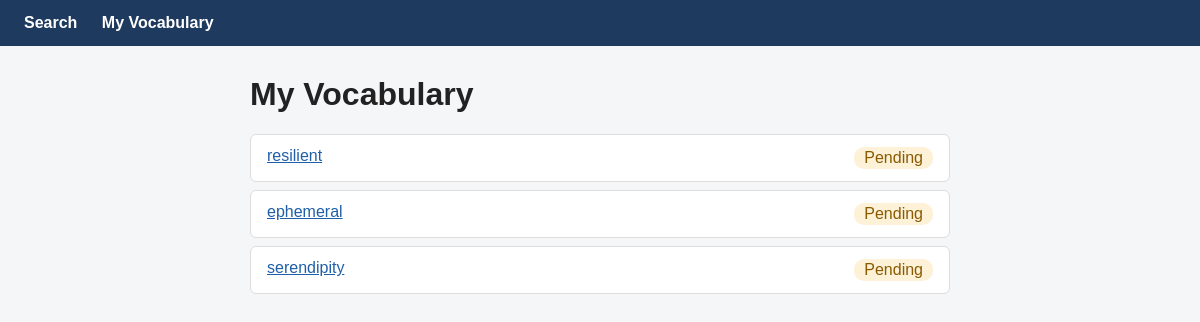
Before: /words/ with the older database file.
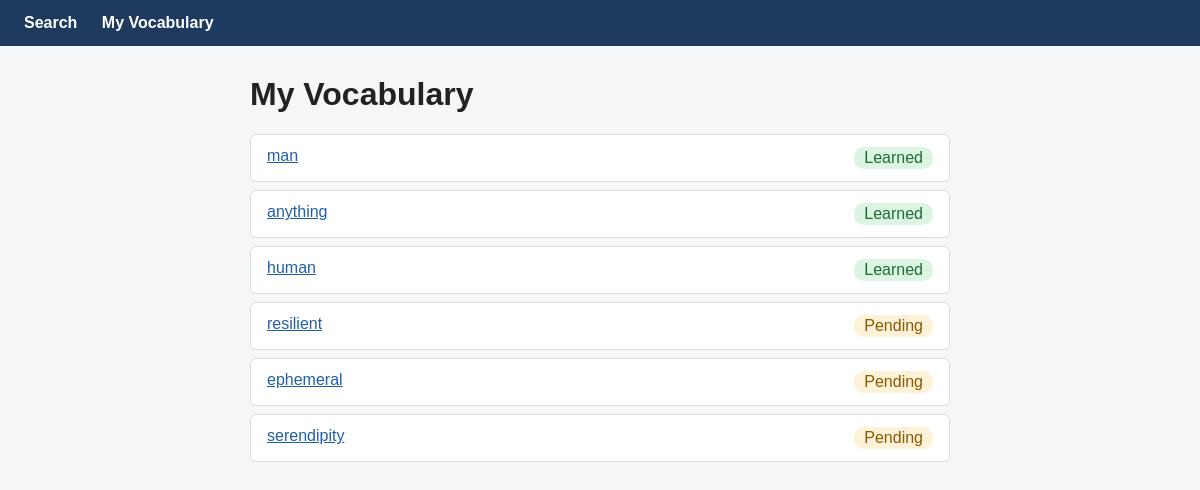
After: the same page with the newer database file.
### dictionary/models.py (models this page shows, shortened)
class Word(models.Model):
    word = models.CharField(max_length=100)
    definition = models.TextField()
    date_saved = models.DateTimeField("date saved", default=timezone.now)
    is_learned = models.BooleanField(default=False)

### dictionary/views.py (the view)
# urls.py: path("words/", views.WordListView.as_view(), name="word_list"),
class WordListView(generic.ListView):
    template_name = "dictionary/word_list.html"
    context_object_name = "saved_words"
    def get_queryset(self):
        return Word.objects.order_by("-date_saved")

### dictionary/templates/dictionary/word_list.html
{% load static %}
<link rel="stylesheet" href="{% static 'dictionary/style.css' %}">
<nav>
    <a href="{% url 'dictionary:search_page' %}">Search</a>
    <a href="{% url 'dictionary:word_list' %}">My Vocabulary</a>
</nav>
<main>
    <h1>My Vocabulary</h1>
    {% if saved_words %}
        <ul class="word-list">
        {% for saved_word in saved_words %}
            <li>
                <a href="{% url 'dictionary:word_detail' saved_word.id %}">{{ saved_word.word }}</a>
                {% if saved_word.is_learned %}
                    <span class="status learned">Learned</span>
                {% else %}
                    <span class="status">Pending</span>
                {% endif %}
            </li>
        {% endfor %}
        </ul>
    {% else %}
        <p class="message">No words saved yet.</p>
    {% endif %}
</main>

### dictionary/static/dictionary/style.css (style rules this page uses)
nav { background: #1f3a5f; padding: 14px 24px; }
nav a { color: white; text-decoration: none; margin-right: 20px; font-weight: bold; }
main { max-width: 700px; margin: 30px auto; padding: 0 16px; }
a { color: #1f5fa8; }
.word-list { list-style: none; padding: 0; }
.word-list li { background: white; border: 1px solid #dddddd; border-radius: 6px; padding: 12px 16px; margin-bottom: 8px; display: flex; justify-content: space-between; }
.status { padding: 2px 10px; border-radius: 10px; background: #fdf1d8; color: #8a5a00; }
.status.learned { background: #dcf5e3; color: #1d6b35; }

Changed rows visible on the page:
added Word: word "man", is_learned "Learned"
added Word: word "anything", is_learned "Learned"
added Word: word "human", is_learned "Learned"
